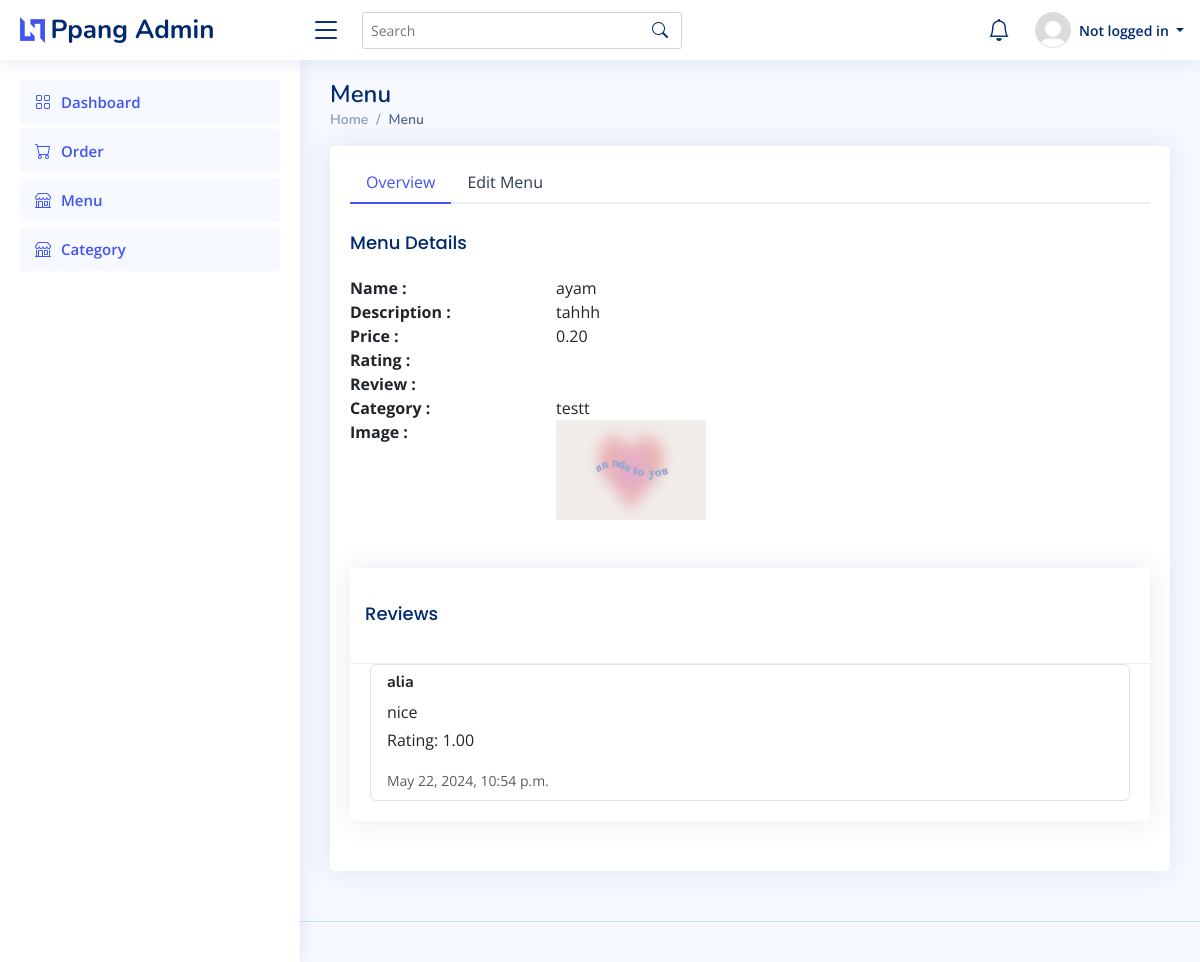
Page /menu/view-menu/1 on the committed database.
### pages/models.py (models this page shows, shortened)
class Menu(models.Model):
    name = models.CharField(max_length=150)
    description = models.TextField()
    image = models.ImageField(upload_to='menu_images')
    price = models.DecimalField(max_digits=10,decimal_places=2)
    category = models.ForeignKey(Category, on_delete=models.CASCADE)
    created_at = models.DateTimeField(default=datetime.now())

class Category(models.Model):
    name = models.CharField(max_length=150)
    description = models.TextField()
    image = models.ImageField(upload_to='category_images')
    created_at = models.DateTimeField(default=datetime.now())
    def __str__(self):
        return self.name

class Review(models.Model):
    menu = models.ForeignKey(Menu, on_delete=models.CASCADE)
    customer = models.ForeignKey('Customer', on_delete=models.CASCADE)
    rating = models.DecimalField(max_digits=3, decimal_places=2)
    review_text = models.TextField()
    created_at = models.DateTimeField(default=datetime.now())

class Customer(models.Model):
    user = models.OneToOneField('auth.User', on_delete= models.CASCADE, null= True)
    phone_number = models.CharField(max_length=20)

### pages/views.py (the view)
# urls.py: path('menu/view-menu/<str:pk>',views.viewMenu, name='viewMenu'),
def viewMenu(request, pk):
    menu = Menu.objects.get(id=pk)
    categories = Category.objects.all()
    reviews = Review.objects.filter(menu=menu).order_by('-created_at')
    return render(request,'viewMenu.html', {'menu':menu, 'categories':categories, 'reviews': reviews})

### pages/context_processors.py (called while the page is built)
def notification_processor(request):
    if request.user.is_authenticated:
        notifications = Notification.objects.filter(is_read=False).order_by('-created_at')[:6]
        return {'notifications': notifications}
    return {}

### templates/viewMenu.html (shortened to what this page needs)
{% load static %}
{% include 'header.html' %}
<main id="main" class="main">
    <div class="pagetitle">
      <h1>Menu</h1>
      <nav>
        <ol class="breadcrumb">
          <li class="breadcrumb-item"><a href="/">Home</a></li>
          <li class="breadcrumb-item active">Menu</li>
        </ol>
      </nav>
    </div>
    <section class="section dashboard">
      <div class="row">
        <div class="col-12" >
            <div class="card">
                <div class="card-body pt-3">
                  <ul class="nav nav-tabs nav-tabs-bordered">
                    <li class="nav-item">
                      <button class="nav-link active" data-bs-toggle="tab" data-bs-target="#overview-menu">Overview</button>
                    </li>
                    <li class="nav-item">
                      <button class="nav-link" data-bs-toggle="tab" data-bs-target="#menu-edit">Edit Menu</button>
                    </li>
                  </ul>
                  <div class="tab-content pt-2">
                    <div class="tab-pane fade show active profile-overview" id="overview-menu">
                      <h5 class="card-title">Menu Details</h5>
                      <div class="row">
                        <div class="col-lg-3 col-md-4 label "><b>Name :</b></div>
                        <div class="col-lg-9 col-md-8">{{menu.name}}</div>
                      </div>
                      <div class="row">
                        <div class="col-lg-3 col-md-4 label"><b>Description :</b></div>
                        <div class="col-lg-9 col-md-8">{{menu.description}}</div>
                      </div>
                      <div class="row">
                        <div class="col-lg-3 col-md-4 label "><b>Price :</b></div>
                        <div class="col-lg-9 col-md-8">{{menu.price}}</div>
                      </div>
                      <div class="row">
                        <div class="col-lg-3 col-md-4 label "><b>Rating :</b></div>
                        <div class="col-lg-9 col-md-8">{{menu.rating}}</div>
                      </div>
                      <div class="row">
                        <div class="col-lg-3 col-md-4 label "><b>Review :</b></div>
                        <div class="col-lg-9 col-md-8">{{menu.review}}</div>
                      </div>
                      <div class="row">
                        <div class="col-lg-3 col-md-4 label "><b>Category :</b></div>
                        <div class="col-lg-9 col-md-8">{{menu.category}}</div>
                    </div>
                      <div class="row">
                        <div class="col-lg-3 col-md-4 label"><b>Image : </b></div>
                        <div class="col-lg-9 col-md-8"><img style="height:100px; width: 150px;" class="img-fluid img-responsive" src="{{menu.image.url}}"></div>
                      </div>
                      <div class="card mt-5">
                        <div class="card-header">
                            <h5 class="card-title">Reviews</h5>
                        </div>
                        <div class="card-body">
                            {% if reviews %}
                                <ul class="list-group">
                                    {% for review in reviews %}
                                        <li class="list-group-item">
                                            <div class="d-flex justify-content-between align-items-center mb-2">
                                                <h6 class="mb-0"><b>{{ review.customer.user.username }}</b></h6>
                                            </div>
                                            <p class="mb-1">{{ review.review_text }}</p>
                                            <p>Rating: {{review.rating}}</p>
                                            <small class="text-muted">{{ review.created_at }}</small>
                                        </li>
                                    {% endfor %}
                                </ul>
                            {% else %}
                                <p class="text-muted">No reviews yet.</p>
                            {% endif %}
                        </div>
                    </div>
                </div>
                  </div>
                </div>
              </div>
        </div>
        </div>
    </section>
  </main>
{% include 'footer.html' %}

### static/assets/css/style.css (style rules this page uses)
:root { scroll-behavior: smooth; }
body { font-family: "Open Sans", sans-serif; background: #f6f9ff; color: #444444; }
a { color: #4154f1; text-decoration: none; }
h1, h2, h3, h4, h5, h6 { font-family: "Nunito", sans-serif; }
#main { margin-top: 60px; padding: 20px 30px; transition: all 0.3s; }
.pagetitle { margin-bottom: 10px; }
.pagetitle h1 { font-size: 24px; margin-bottom: 0; font-weight: 600; color: #012970; }
.card { margin-bottom: 30px; border: none; border-radius: 5px; box-shadow: 0px 0 30px rgba(1, 41, 112, 0.1); }
.card-header, .card-footer { border-color: #ebeef4; background-color: #fff; color: #798eb3; padding: 15px; }
.card-title { padding: 20px 0 15px 0; font-size: 18px; font-weight: 500; color: #012970; font-family: "Poppins", sans-serif; }
.card-body { padding: 0 20px 20px 20px; }
.breadcrumb { font-size: 14px; font-family: "Nunito", sans-serif; color: #899bbd; font-weight: 600; }
.breadcrumb a { color: #899bbd; transition: 0.3s; }
.breadcrumb .breadcrumb-item::before { color: #899bbd; }
.breadcrumb .active { color: #51678f; font-weight: 600; }
.nav-tabs-bordered { border-bottom: 2px solid #ebeef4; }
.nav-tabs-bordered .nav-link { margin-bottom: -2px; border: none; color: #2c384e; }
.nav-tabs-bordered .nav-link.active { background-color: #fff; color: #4154f1; border-bottom: 2px solid #4154f1; }
@media (min-width: 1200px) { #main, #footer { margin-left: 300px; } }

### rows in the picture
Menu: name "ayam", description "tahhh", price "0.20", category "testt", image (picture)
Review: customer.user.username "alia", review_text "nice", rating "1.00", created_at "May 22, 2024, 10:54 p.m."
